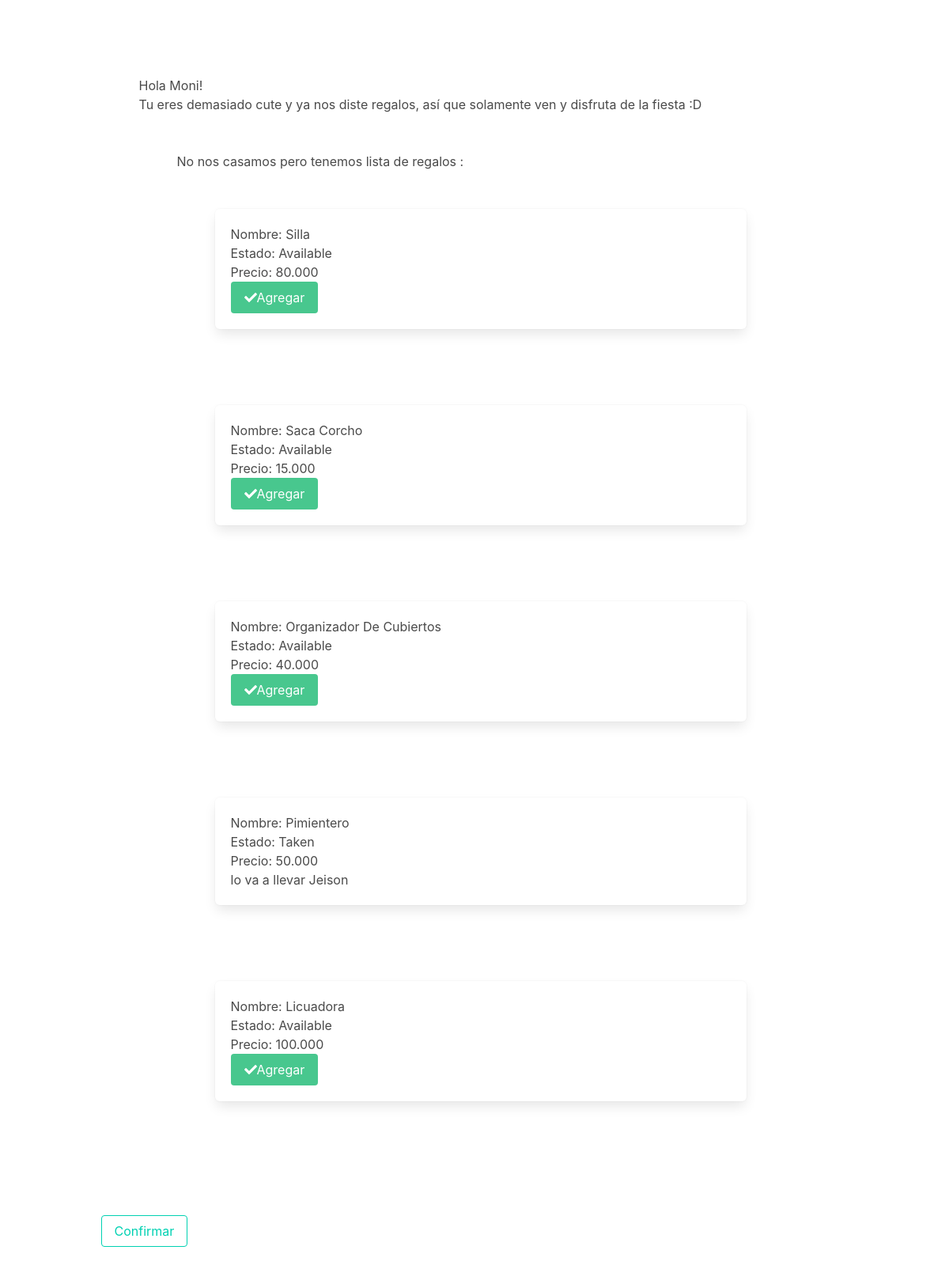
Before: /invitation/2/ with the older database file.
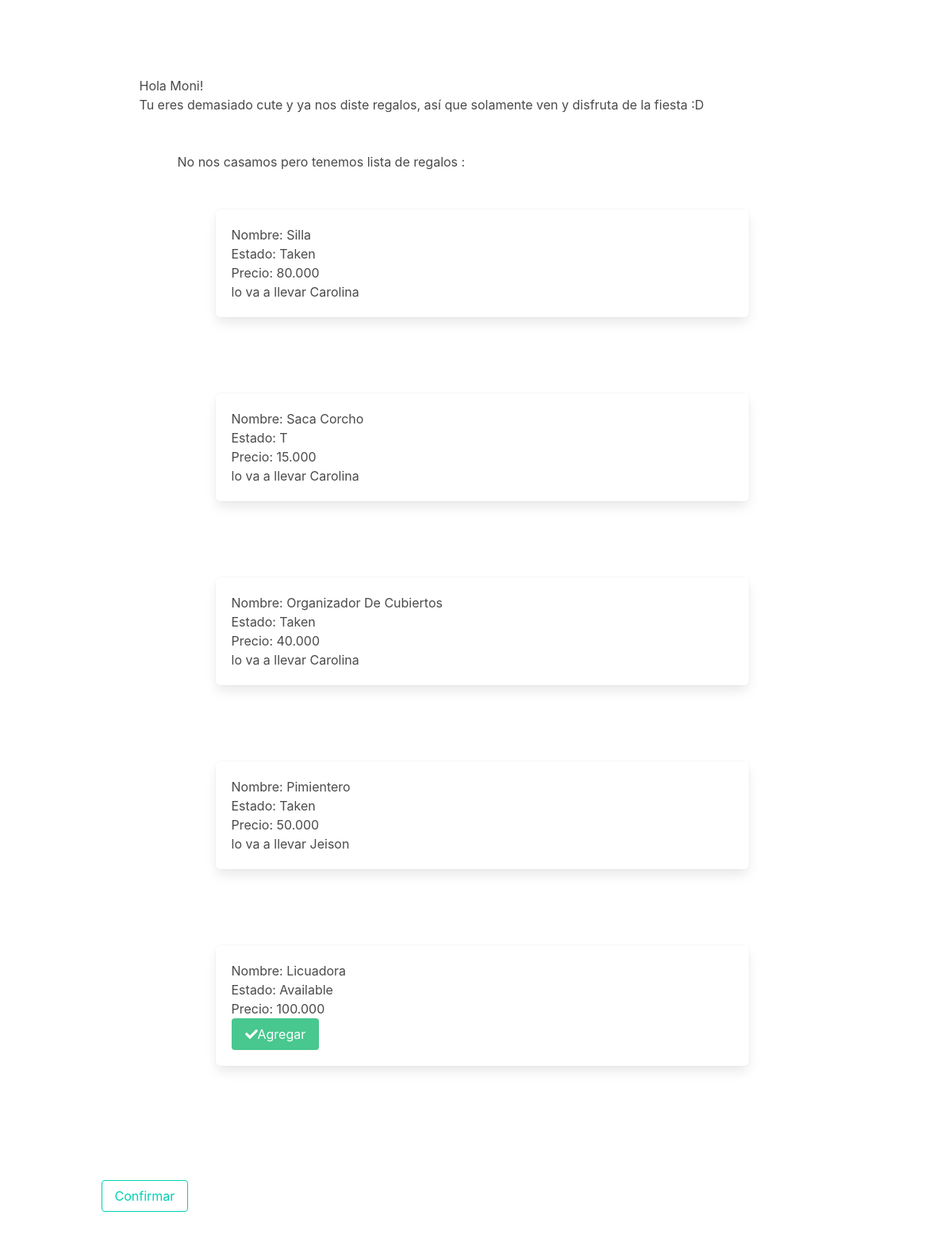
After: the same page with the newer database file.
### hw/models.py (models this page shows, shortened)
class Guest(models.Model):
    name = models.CharField(max_length=70)
    mail = models.EmailField(max_length=254)
    mobile = models.IntegerField()
    going = models.BooleanField(default=True)
    invitation = models.ForeignKey(Invitation,models.SET_NULL,blank=True,null=True)
    def __str__(self):
        return self.name

class Invitation(models.Model):
    TYPE_CHOICES = (('Giver','G'), ('Single','S'), ('Couple', 'C'))
    inv_type = models.CharField(max_length=10, choices=TYPE_CHOICES)
    descr = models.TextField()
    def __str__(self):
        return self.descr

class Gift(models.Model):
    STATUS_CHOICES = (('Available','A'), ('Taken','T'))
    name = models.CharField(max_length=200)
    status = models.CharField(max_length=15, choices=STATUS_CHOICES)
    price = models.DecimalField(max_digits=8, decimal_places=3)
    pic = models.ImageField()
    guest = models.ForeignKey(Guest,models.SET_NULL,blank=True,null=True)

### hw/views.py (the view, shortened to what this page needs)
# urls.py: path('invitation/<int:query>/', csrf_exempt(GuestStuffView.as_view()), name="guest_stuff")
class GuestStuffView(ListView):
    template_name = "hw/guest_stuff.html"
    model = Guest
    def get_queryset(self):
        query = self.kwargs['query']
        return Guest.objects.filter(pk=query)

### hw/context_processor.py (called while the page is built)
def guests_data(request):
    guests = Guest.objects.all()
    return {'guests': guests}

def gifts_data(request):
    gifts = Gift.objects.all()
    return {'gifts': gifts}

def invitations_data(request):
    invitations = Invitation.objects.all()
    return {'invitations': invitations}

### hw/templates/hw/guest_stuff.html (shortened to what this page needs)
{% extends 'hw/base.html' %}
{% block content%}
{% for guest in object_list %}
  {% include "hw/guest.html"%}
  {% if guest.invitation.inv_type != 'Giver'%}
  <a class="button is-primary is-outlined" onclick="confirm_gifts({{guest.id}})">Confirmar</a>
  {% else %}
  <i class="em em-beetle"></i>
  {% endif %}
{% endfor %}
{% endblock %}

### hw/templates/hw/base.html (shortened to what this page needs)
<!DOCTYPE html>
<html>
  <head>
    <link rel="stylesheet" href="https://cdnjs.cloudflare.com/ajax/libs/bulma/0.6.2/css/bulma.min.css">
    <link href="https://afeld.github.io/emoji-css/emoji.css" rel="stylesheet">
    <link rel="stylesheet" href="/static/css/hw.css">
  </head>
  <body>
  <section class="section">
    <div class="container">
      {% block content %}
      {% endblock %}
    </div>
  </section>
  </body>
</html>

### hw/templates/hw/guest.html (shortened to what this page needs)
{% extends "hw/base.html" %}
{% block content %}
    <h1>Hola {{guest.name|title}}!</h1>
    <p>{{guest.invitation}}</p>
    {% if guest.invitation.inv_type != 'Giver'%}
      {% include "hw/gift_list.html"%}
    {% endif %}
{% endblock  %}

### hw/templates/hw/gift_list.html (shortened to what this page needs)
{% extends "hw/base.html" %}
{% block content %}
    No nos casamos pero tenemos lista de regalos :
    {% for gift in gifts %}
      {% include "hw/gift.html"%}
    {% endfor %}
{% endblock  %}

### hw/templates/hw/gift.html (shortened to what this page needs)
{% extends "hw/base.html" %}
{% block content %}
   <div class="box">
    <h1>Nombre: {{gift.name|title}}</h1>
    <p>Estado: {{gift.status}}</p>
    <p>Precio: {{gift.price}}</p>
    {% if gift.status == 'Available'%}
      <a class="button is-success" id="add_{{gift.pk}}" onclick="add_gift({{gift.pk}})">
      <i class="fas fa-check"></i>Agregar</a>
    {% else %}
    <p> lo va a llevar {{gift.guest}}</p>
    {% endif %}
  </div>
{% endblock  %}

### hw/static/css/hw.css (style rules this page uses)
body { padding-left: 15px; }

Changed rows visible on the page:
changed Gift "Silla": status "Available" → "Taken"; guest (not shown) → "Carolina"; status "Agregar" → "lo va a llevar"
changed Gift "Saca Corcho": status "Available" → "T"; guest (not shown) → "Carolina"; status "Agregar" → "lo va a llevar"
changed Gift "Organizador De Cubiertos": status "Available" → "Taken"; guest (not shown) → "Carolina"; status "Agregar" → "lo va a llevar"
